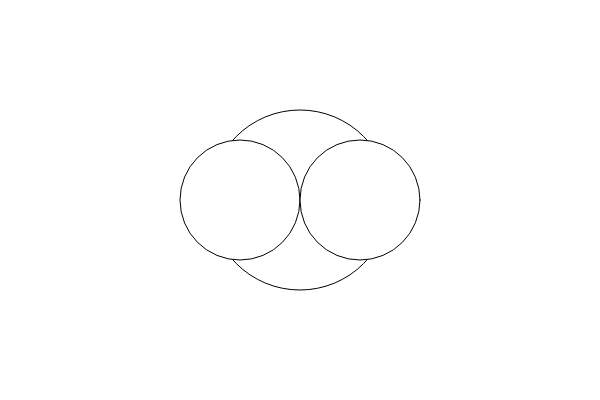
Frame 1 (no input)
Frame 60 (no input): identical to frame 1, image omitted
Frame 120 (the mouse pressed at the canvas centre since frame 60): identical to frame 1, image omitted

The p5.js sketch that drew this single still picture (run headless with seeded random() and noise() and a simulated clock; from frame 60 on, the mouse is pressed at the canvas centre):

// p5.js sketch
// ── sketch.js
let c1 = {
  x: 0,
  y: 0,
  d: 180
};
let c2 = {
  x: 0,
  y: 0,
  d: 120
};

function setup() {
  createCanvas(600, 400);

  c1.x = width / 2;
  c1.y = height / 2;
  fill(255);
  // circle(x, y, d)
  circle(c1.x, c1.y, c1.d);
  let r1 = c1.d / 2;
  let a1 = TWO_PI*r1*r1;
  console.log('area a1/2', a1/2);
  
  c2.x = width / 2 - c2.d / 2;
  c2.y = height / 2;
  circle(c2.x, c2.y, c2.d);
  c2.x += c2.d;
  circle(c2.x, c2.y, c2.d);
  let r2 = c2.d / 2;
  let a2 = TWO_PI*r2*r2;
  console.log('area a2', a2);
}

function draw() {
  // background(220);
}
